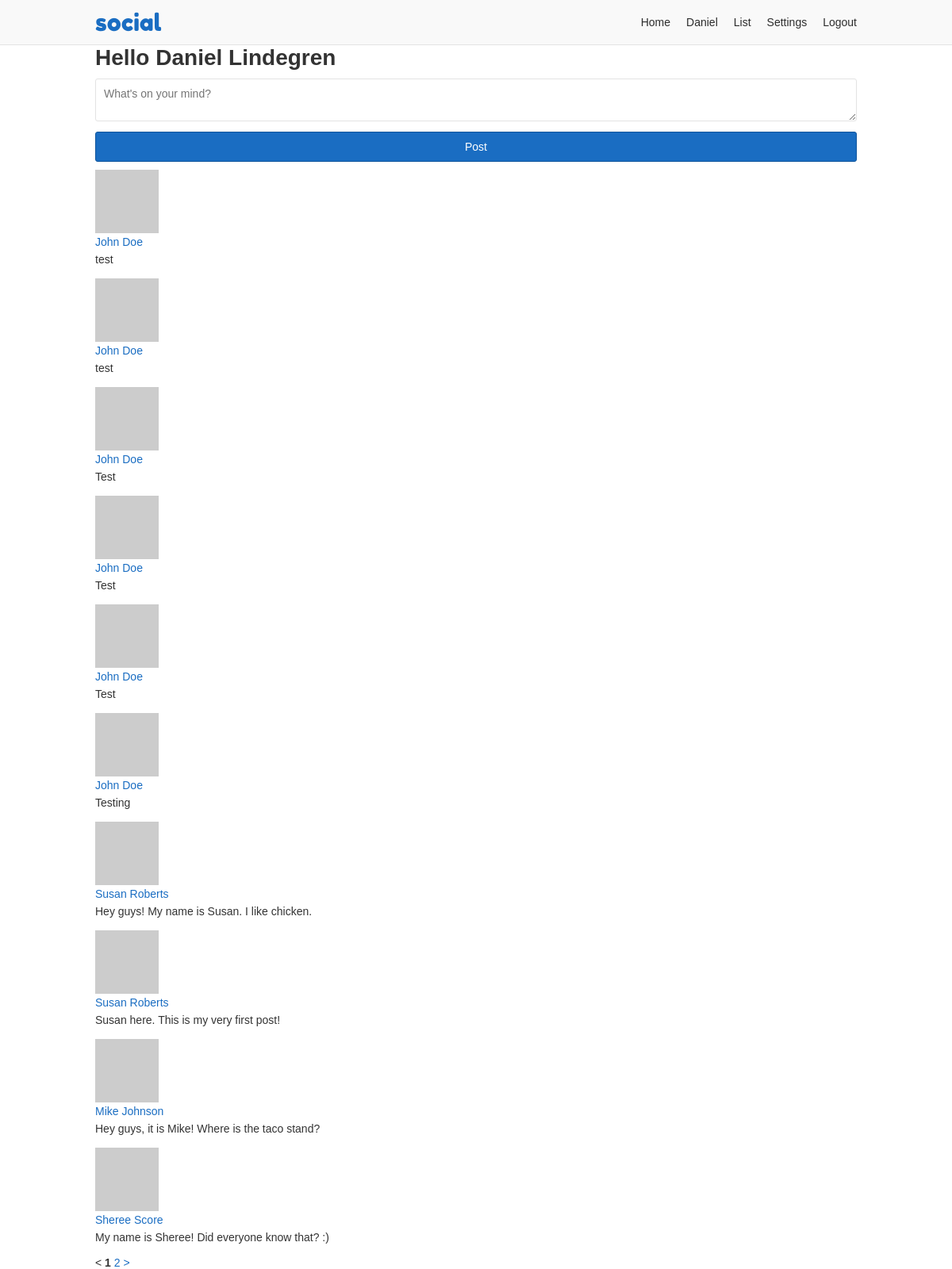
Screenshot of /home (signed in) with the database file from the repository.
### app/users/models/user.py (models this page shows, shortened)
class User(UserMixin, db.Model, BaseModel):
    id = db.Column(db.Integer, primary_key=True)
    username = db.Column(db.String(35), nullable=False, unique=True)
    email = db.Column(db.String(255), nullable=False, unique=True)
    password = db.Column(db.String(128), nullable=False)
    first_name = db.Column(db.String(35), nullable=False)
    last_name = db.Column(db.String(35), nullable=False)
    about_me = db.Column(db.Text)
    last_seen = db.Column(db.DateTime, default=datetime.utcnow)
    posts_per_page = db.Column(db.Integer, default=10, nullable=False)
    full_name = column_property(first_name + " " + last_name)
    followed = db.relationship(
        'User',
        secondary=followers,
        primaryjoin=(followers.c.follower_id == id),
        secondaryjoin=(followers.c.followed_id == id),
        backref=db.backref('followers', lazy='dynamic'),
        lazy='dynamic')
    post_author = db.relationship(
        'Post',
        foreign_keys='Post.author_id',
        backref='author', lazy='dynamic')
    post_recipient = db.relationship(
        'Post',
        foreign_keys='Post.recipient_id',
        backref='recipient', lazy='dynamic')
    def followed_posts(self):
        followed = Post.query.join(
            followers,
            (followers.c.followed_id == Post.author_id)).filter(
                followers.c.follower_id == self.id,
                Post.author_id == Post.recipient_id,
                Post.active == True)
        my_posts = Post.query.filter_by(recipient_id=self.id, active=True)
        return followed.union(my_posts).order_by(Post.created.desc())
    def avatar(self, size):
        digest = md5(self.email.lower().encode('utf-8')).hexdigest()
        return 'https://www.gravatar.com/avatar/{}?d=identicon&s={}'.format(
            digest, size)

### app/users/models/post.py (models this page shows, shortened)
class Post(db.Model, BaseModel):
    id = db.Column(db.Integer, primary_key=True)
    body = db.Column(db.Text)
    author_id = db.Column(db.Integer, db.ForeignKey('user.id'))
    recipient_id = db.Column(db.Integer, db.ForeignKey('user.id'))

### app/users/views.py (the view)
@users.route('/home', methods=['GET', 'POST'])
@login_required
def home():
    form = PostForm()
    if form.validate_on_submit():
        post = Post(body=form.body.data, author=current_user,
                    recipient=current_user)
        post.commit()
        flash('Your post is now live!')
        return redirect(url_for('users.home'))
    page = request.args.get('page', 1, type=int)
    posts = current_user.followed_posts().paginate(
        page, current_user.posts_per_page, False)
    return render_template('users/home.html', form=form, posts=posts)

### app/users/forms.py
class PostForm(FlaskForm):
    body = TextAreaField('Say something', validators=[DataRequired()])
    submit = SubmitField('Post')

### app/models.py (called while the page is built)
    def commit(self):
        try:
            db.session.add(self)
            db.session.commit()
            return self
        except Exception as E:
            db.session.rollback()
            raise E

### app/users/models/user.py (called while the page is built)
@login.user_loader
def load_user(id):
    return User.query.get(int(id))

### app/users/views.py (called while the page is built)
@users.before_request
def before_request():
    if current_user.is_authenticated:
        current_user.last_seen = datetime.utcnow()
        current_user.commit()

### app/templates/users/home.html (shortened to what this page needs)
{% extends "base.html" %}
{% block content %}
<h1>Hello {{ current_user.full_name }}</h1>
<form method="post" novalidate>
  {{ form.body(placeholder="What's on your mind?") }}
  {{ form.submit }}
</form>
{%- for post in posts.items %}
  {%- include "/users/_post.html" %}
{%- endfor %}
{%- if posts.pages > 1 %}
{%- from "/_macros.html" import render_pagination %}
{{ render_pagination(posts, 'users.home') }}
{%- endif %}
{% endblock %}

### app/templates/base.html (shortened to what this page needs)
<!doctype html>
<html lang="en">
<head>
  <link rel="stylesheet" href="{{ url_for('static', filename='css/layout.css') }}">
</head>
<body>
<div class="header-container">
  <header class="site-header responsive-container">
    <h1 class="branding"><a href="{{ url_for('static_views.index') }}">{{ APP_NAME }}</a></h1>
    {%- if current_user.is_authenticated %}
    <ul class="primary-nav">
      <li><a href="{{ url_for('users.home') }}">Home</a></li>
      <li><a href="{{ url_for('users.profile', username=current_user.username) }}">{{ current_user.first_name }}</a></li>
      <li><a href="{{ url_for('users.list') }}">List</a></li>
      <li><a href="{{ url_for('users.settings_account') }}">Settings</a></li>
      <li><a href="{{ url_for('static_views.logout') }}">Logout</a></li>
    </ul>
    {%- endif %}
  </header>
</div>
<div class="responsive-container">
{%- block content %}
{%- endblock %}
</div>
</body>
</html>

### app/templates/users/_post.html (shortened to what this page needs)
      <div>
        <div>
          <img src="{{ post.author.avatar(60) }}">
        </div>
        <div>
          <a href="{{ url_for('users.profile', username=post.author.username) }}">{{ post.author.full_name }}</a>
          <p>{{ post.body }}</p>
        </div>
      </div>

### app/static/css/layout.css (style rules this page uses)
*, *::before, *::after { box-sizing: border-box; }
html { font-family: sans-serif; font-size: 62.5%; }
article, aside, figcaption, figure, footer, header, hgroup, main, nav, section { display: block; }
body { margin: 0; color: #333; font-size: 1.4rem; }
h1, h2, h3, h4, h5, h6 { margin: 0 0 10px 0; }
p, ol, ul, dl { margin: 0 0 10px 0; padding: 0; }
p { line-height: 2; }
ol, ul { list-style: none; }
a, a:link { color: #1a6dc2; text-decoration: none; }
.responsive-container { margin: 0 auto; max-width: 960px; }
input, textarea { display: inline-block; margin-bottom: 10px; padding: 10px; width: 100%; border: 1px solid #e3e3e3; border-radius: 3px; font-family: inherit; font-size: inherit; line-height: inherit; }
input[type=submit] { background-color: #1a6dc2; border-color: #0f559c; color: #fff; }
.header-container { background-color: #f9f9f9; border-bottom: 1px solid #e3e3e3; }
.header-container .site-header { display: flex; align-items: center; }
.branding { margin: 0; padding: 10px 0; }
.branding a { font: 30px "Fredoka One"; text-decoration: none; }
.primary-nav { display: flex; margin: 0 0 0 auto; }
.primary-nav li { padding: 0 10px; }
.primary-nav li:last-child { padding-right: 0; }
.primary-nav a { color: #2d2d2d; }

### rows the page displays
User: first_name "Daniel"
Post: author.full_name "John Doe", body "test"
Post: author.full_name "John Doe", body "test"
Post: author.full_name "John Doe", body "Test"
Post: author.full_name "John Doe", body "Test"
Post: author.full_name "John Doe", body "Test"
Post: author.full_name "John Doe", body "Testing"
Post: author.full_name "Susan Roberts", body "Hey guys! My name is Susan. I like chicken."
Post: author.full_name "Susan Roberts", body "Susan here. This is my very first post!"
Post: author.full_name "Mike Johnson", body "Hey guys, it is Mike! Where is the taco stand?"
Post: author.full_name "Sheree Score", body "My name is Sheree! Did everyone know that? :)"

### other values shown
{{ APP_NAME }} "social"
{{ current_user.full_name }} "Daniel Lindegren"
{{ page }} "1"
{{ page }} "2"
